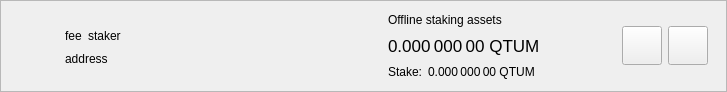
<?xml version="1.0" encoding="UTF-8"?>
<ui version="4.0">
 <class>DelegationItemWidget</class>
 <widget class="QWidget" name="DelegationItemWidget">
  <property name="geometry">
   <rect>
    <x>0</x>
    <y>0</y>
    <width>727</width>
    <height>92</height>
   </rect>
  </property>
  <property name="sizePolicy">
   <sizepolicy hsizetype="Preferred" vsizetype="Maximum">
    <horstretch>0</horstretch>
    <verstretch>0</verstretch>
   </sizepolicy>
  </property>
  <property name="windowTitle">
   <string>Form</string>
  </property>
  <layout class="QVBoxLayout" name="verticalLayout_2">
   <property name="spacing">
    <number>0</number>
   </property>
   <property name="leftMargin">
    <number>0</number>
   </property>
   <property name="topMargin">
    <number>0</number>
   </property>
   <property name="rightMargin">
    <number>0</number>
   </property>
   <property name="bottomMargin">
    <number>0</number>
   </property>
   <item>
    <widget class="QFrame" name="delegationItemFrame">
     <property name="frameShape">
      <enum>QFrame::StyledPanel</enum>
     </property>
     <property name="frameShadow">
      <enum>QFrame::Raised</enum>
     </property>
     <layout class="QHBoxLayout" name="horizontalLayout">
      <property name="topMargin">
       <number>0</number>
      </property>
      <property name="bottomMargin">
       <number>0</number>
      </property>
      <item>
       <widget class="QLabel" name="delegationLogo">
        <property name="sizePolicy">
         <sizepolicy hsizetype="Fixed" vsizetype="Fixed">
          <horstretch>0</horstretch>
          <verstretch>0</verstretch>
         </sizepolicy>
        </property>
        <property name="minimumSize">
         <size>
          <width>40</width>
          <height>40</height>
         </size>
        </property>
        <property name="alignment">
         <set>Qt::AlignCenter</set>
        </property>
       </widget>
      </item>
      <item>
       <widget class="QStackedWidget" name="stackedWidget">
        <property name="currentIndex">
         <number>0</number>
        </property>
        <widget class="QWidget" name="page">
         <layout class="QHBoxLayout" name="horizontalLayout_4">
          <item>
           <layout class="QHBoxLayout" name="horizontalLayout_3">
            <item>
             <layout class="QVBoxLayout" name="verticalLayout">
              <property name="rightMargin">
               <number>15</number>
              </property>
              <item>
               <spacer name="verticalSpacer_2">
                <property name="orientation">
                 <enum>Qt::Vertical</enum>
                </property>
                <property name="sizeHint" stdset="0">
                 <size>
                  <width>20</width>
                  <height>0</height>
                 </size>
                </property>
               </spacer>
              </item>
              <item alignment="Qt::AlignLeft">
               <widget class="QWidget" name="widgetDelegation" native="true">
                <property name="minimumSize">
                 <size>
                  <width>280</width>
                  <height>0</height>
                 </size>
                </property>
                <layout class="QHBoxLayout" name="horizontalLayout_2" stretch="0,0,1">
                 <property name="leftMargin">
                  <number>0</number>
                 </property>
                 <property name="topMargin">
                  <number>0</number>
                 </property>
                 <property name="rightMargin">
                  <number>0</number>
                 </property>
                 <property name="bottomMargin">
                  <number>0</number>
                 </property>
                 <item alignment="Qt::AlignLeft">
                  <widget class="QLabel" name="labelFee">
                   <property name="text">
                    <string>fee</string>
                   </property>
                   <property name="textInteractionFlags">
                    <set>Qt::LinksAccessibleByMouse|Qt::TextSelectableByMouse</set>
                   </property>
                  </widget>
                 </item>
                 <item alignment="Qt::AlignLeft">
                  <widget class="QLabel" name="labelStaker">
                   <property name="text">
                    <string>staker</string>
                   </property>
                   <property name="textInteractionFlags">
                    <set>Qt::LinksAccessibleByMouse|Qt::TextSelectableByMouse</set>
                   </property>
                  </widget>
                 </item>
                 <item>
                  <spacer name="horizontalSpacer">
                   <property name="orientation">
                    <enum>Qt::Horizontal</enum>
                   </property>
                   <property name="sizeType">
                    <enum>QSizePolicy::Minimum</enum>
                   </property>
                   <property name="sizeHint" stdset="0">
                    <size>
                     <width>0</width>
                     <height>20</height>
                    </size>
                   </property>
                  </spacer>
                 </item>
                </layout>
               </widget>
              </item>
              <item alignment="Qt::AlignLeft">
               <widget class="QLabel" name="labelAddress">
                <property name="text">
                 <string>address</string>
                </property>
                <property name="textInteractionFlags">
                 <set>Qt::LinksAccessibleByMouse|Qt::TextSelectableByMouse</set>
                </property>
               </widget>
              </item>
              <item>
               <spacer name="verticalSpacer">
                <property name="orientation">
                 <enum>Qt::Vertical</enum>
                </property>
                <property name="sizeHint" stdset="0">
                 <size>
                  <width>20</width>
                  <height>0</height>
                 </size>
                </property>
               </spacer>
              </item>
             </layout>
            </item>
            <item>
             <widget class="QWidget" name="vLineAssets" native="true">
              <property name="minimumSize">
               <size>
                <width>1</width>
                <height>0</height>
               </size>
              </property>
             </widget>
            </item>
            <item>
             <widget class="QWidget" name="widgetStakingAssets" native="true">
              <property name="sizePolicy">
               <sizepolicy hsizetype="Minimum" vsizetype="Preferred">
                <horstretch>0</horstretch>
                <verstretch>0</verstretch>
               </sizepolicy>
              </property>
              <layout class="QVBoxLayout" name="verticalLayout_3">
               <property name="leftMargin">
                <number>15</number>
               </property>
               <property name="topMargin">
                <number>0</number>
               </property>
               <property name="rightMargin">
                <number>15</number>
               </property>
               <property name="bottomMargin">
                <number>0</number>
               </property>
               <item>
                <widget class="QLabel" name="labelAssetsText">
                 <property name="text">
                  <string>Offline staking assets</string>
                 </property>
                 <property name="alignment">
                  <set>Qt::AlignLeading|Qt::AlignLeft|Qt::AlignVCenter</set>
                 </property>
                </widget>
               </item>
               <item>
                <widget class="QLabel" name="labelAssets">
                 <property name="font">
                  <font>
                   <pointsize>13</pointsize>
                  </font>
                 </property>
                 <property name="cursor">
                  <cursorShape>IBeamCursor</cursorShape>
                 </property>
                 <property name="toolTip">
                  <string>Your current spendable balance</string>
                 </property>
                 <property name="text">
                  <string notr="true">0.000 000 00 QTUM</string>
                 </property>
                 <property name="alignment">
                  <set>Qt::AlignLeading|Qt::AlignLeft|Qt::AlignVCenter</set>
                 </property>
                 <property name="textInteractionFlags">
                  <set>Qt::LinksAccessibleByMouse|Qt::TextSelectableByMouse</set>
                 </property>
                </widget>
               </item>
               <item>
                <layout class="QHBoxLayout" name="horizontalLayout_6">
                 <property name="spacing">
                  <number>6</number>
                 </property>
                 <item>
                  <widget class="QLabel" name="labelStakeText">
                   <property name="sizePolicy">
                    <sizepolicy hsizetype="Maximum" vsizetype="Preferred">
                     <horstretch>0</horstretch>
                     <verstretch>0</verstretch>
                    </sizepolicy>
                   </property>
                   <property name="text">
                    <string>Stake:</string>
                   </property>
                   <property name="alignment">
                    <set>Qt::AlignLeading|Qt::AlignLeft|Qt::AlignVCenter</set>
                   </property>
                  </widget>
                 </item>
                 <item>
                  <widget class="QLabel" name="labelStake">
                   <property name="text">
                    <string>0.000 000 00 QTUM</string>
                   </property>
                   <property name="alignment">
                    <set>Qt::AlignLeading|Qt::AlignLeft|Qt::AlignVCenter</set>
                   </property>
                   <property name="textInteractionFlags">
                    <set>Qt::LinksAccessibleByMouse|Qt::TextSelectableByMouse</set>
                   </property>
                  </widget>
                 </item>
                 <item>
                  <spacer name="horizontalSpacer_4">
                   <property name="orientation">
                    <enum>Qt::Horizontal</enum>
                   </property>
                   <property name="sizeType">
                    <enum>QSizePolicy::Minimum</enum>
                   </property>
                   <property name="sizeHint" stdset="0">
                    <size>
                     <width>0</width>
                     <height>0</height>
                    </size>
                   </property>
                  </spacer>
                 </item>
                </layout>
               </item>
              </layout>
             </widget>
            </item>
            <item>
             <spacer name="horizontalSpacer_2">
              <property name="orientation">
               <enum>Qt::Horizontal</enum>
              </property>
              <property name="sizeHint" stdset="0">
               <size>
                <width>193</width>
                <height>20</height>
               </size>
              </property>
             </spacer>
            </item>
            <item>
             <widget class="QToolButton" name="buttonSplit">
              <property name="text">
               <string/>
              </property>
              <property name="iconSize">
               <size>
                <width>32</width>
                <height>32</height>
               </size>
              </property>
             </widget>
            </item>
            <item>
             <widget class="QToolButton" name="buttonRemove">
              <property name="text">
               <string/>
              </property>
              <property name="iconSize">
               <size>
                <width>32</width>
                <height>32</height>
               </size>
              </property>
             </widget>
            </item>
           </layout>
          </item>
         </layout>
        </widget>
        <widget class="QWidget" name="page_2">
         <layout class="QHBoxLayout" name="horizontalLayout_5">
          <item>
           <widget class="QLabel" name="labelNewDelegation">
            <property name="text">
             <string>Add new delegations</string>
            </property>
           </widget>
          </item>
          <item>
           <spacer name="horizontalSpacer_3">
            <property name="orientation">
             <enum>Qt::Horizontal</enum>
            </property>
            <property name="sizeHint" stdset="0">
             <size>
              <width>408</width>
              <height>20</height>
             </size>
            </property>
           </spacer>
          </item>
          <item>
           <widget class="QToolButton" name="buttonRestore">
            <property name="text">
             <string/>
            </property>
            <property name="iconSize">
             <size>
              <width>32</width>
              <height>32</height>
             </size>
            </property>
           </widget>
          </item>
          <item>
           <widget class="QToolButton" name="buttonAdd">
            <property name="text">
             <string/>
            </property>
            <property name="iconSize">
             <size>
              <width>32</width>
              <height>32</height>
             </size>
            </property>
           </widget>
          </item>
         </layout>
        </widget>
       </widget>
      </item>
     </layout>
    </widget>
   </item>
  </layout>
 </widget>
 <resources/>
 <connections/>
</ui>
